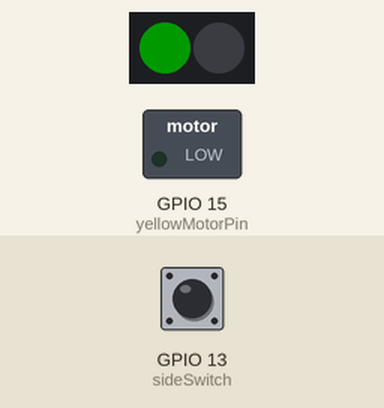
Recording of a sketch running on a simulated ESP32. On the bench: 2 RGB LEDs in strip order, left to right, switched loads named in the sketch (green lamp = pin HIGH). The test bench sets the inputs (shaded band); at power-on: GPIO 13 (sideSwitch) LOW. Dim RGB values are drawn brighter than linear.

Above: at 1.2 s.
1.3 s: GPIO 13 (sideSwitch) pulled HIGH for 0.15 s
At 1.37 s:
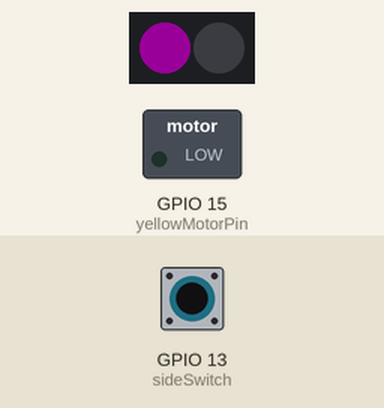
2.9 s: GPIO 13 (sideSwitch) pulled HIGH for 3.2 s
At 4.3 s:
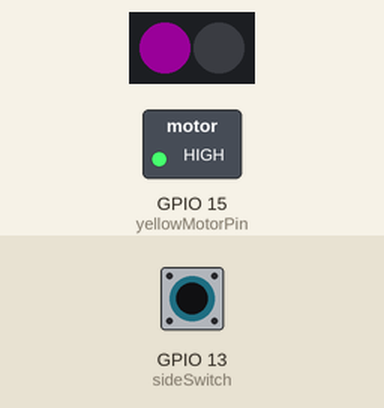
Timing chart, 0 to 3.6 s (numbered marks = the images above; inputs shaded):
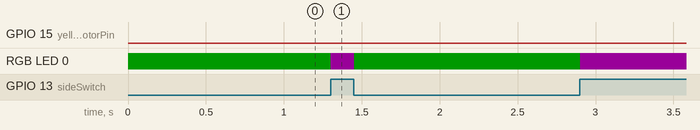

Measured:
- after the input at 1.3 s, RGB LED 0: RGB(0, 25, 0) → RGB(25, 0, 25) at once, → RGB(0, 25, 0) 0.15 s later
- after the input at 2.9 s, RGB LED 0: RGB(0, 25, 0) → RGB(25, 0, 25) at once

The sketch:

I_AM_YELLOW_MOTOR.ino
```cpp
//Switch to turn on and off. We will not include this switch since the car is autonomous.
  const int sideSwitch = 13;

//Motor pin and channel
  int yellowMotorPin = 15;
  int motorChannel = 7;

  //LED pins!
  int LED1 = 2;
  int smartyLED = 25;


//Initial switch state
  int sideSwitchState = LOW;

  //NeoPixel is for the colored LEDs
  #include <Adafruit_NeoPixel.h>
Adafruit_NeoPixel SmartLEDs(2, 25, NEO_GRB + NEO_KHZ400);

void setup() {

  pinMode(sideSwitch, INPUT);
  pinMode(yellowMotorPin, OUTPUT);

  //Channel, Hz, bit
  ledcSetup(motorChannel, 500, 8);
  ledcAttachPin(yellowMotorPin, motorChannel);

   SmartLEDs.begin();                          // Initialize Smart LEDs object (required)
   SmartLEDs.clear();                          // Set all pixel colours to off
   SmartLEDs.show();                           // Send the updated pixel colours to the hardware

}

void loop() {
  // put your main code here, to run repeatedly:
  sideSwitchState = digitalRead(sideSwitch);

  //Runs the motor.
  if(sideSwitchState == HIGH){

    //channel, duty cycle
    ledcWrite(motorChannel, 250);
    SmartLEDs.setPixelColor(0,25,0,25);

    //KEY PART: from the multimeter, I/O pin at 15 to GND showed about 1.3V, which is good to open the gate for the VN3205 N-MOSFET
    digitalWrite(yellowMotorPin, HIGH);
  }

  //Stop the motor.
  else if(sideSwitchState == LOW){

    //channel, duty cycle
    ledcWrite(motorChannel, 0);
    SmartLEDs.setPixelColor(0,0,25,0);


    digitalWrite(yellowMotorPin, LOW);
  }

//Shows the currently set color.
  SmartLEDs.show();


}
```
